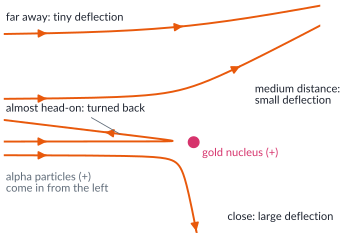

This figure's Python source:
"""Alpha-particle paths near one gold nucleus (Rutherford scattering).

Paths are computed, not sketched: a repulsive inverse-square (Coulomb) force
from a fixed nucleus at the origin, integrated with RK4 from far away.
Units: distance in units of the head-on closest approach d0, speed far away = 1,
so  a = 0.5 * r_hat / r^2  (because 1/2 m v0^2 = k q1 q2 / d0).
Check printed below: each deflection angle matches tan(theta/2) = d0 / (2 b).
Run: python3 -I src/mod8/figures/ch2_alpha_paths.py
"""
import sys, pathlib, math
sys.dont_write_bytecode = True
HERE = pathlib.Path(__file__).resolve().parent
sys.path.insert(0, str(HERE.parents[1] / "common"))
import hscplot
import numpy as np
from matplotlib.patches import Circle


def path(b, x0=-400.0, dt0=0.003, rmax=400.0):
    """Path of an alpha that starts far to the left with impact parameter b."""
    s = np.array([x0, b, 1.0, 0.0])

    def f(st):
        x, y, vx, vy = st
        r3 = (x * x + y * y) ** 1.5
        return np.array([vx, vy, 0.5 * x / r3, 0.5 * y / r3])

    pts = [s[:2].copy()]
    for _ in range(2000000):
        dt = dt0 * max(1.0, math.hypot(s[0], s[1]) / 2)   # bigger steps far away
        k1 = f(s); k2 = f(s + dt / 2 * k1); k3 = f(s + dt / 2 * k2); k4 = f(s + dt * k3)
        s = s + dt / 6 * (k1 + 2 * k2 + 2 * k3 + k4)
        pts.append(s[:2].copy())
        if math.hypot(s[0], s[1]) > rmax and s[0] * s[2] + s[1] * s[3] > 0:
            break
    pts = np.array(pts)
    theta = math.degrees(math.atan2(s[3], s[2]))
    return pts, theta


XMIN, XMAX, YMIN, YMAX = -9.0, 6.0, -4.3, 6.6
fig, ax = hscplot.figure(width_mm=104, height_mm=76)
ax.set_aspect("equal")
ax.axis("off")
ax.grid(False)

# The back-scattered path (tiny b) leaves at a small angle above the axis, so it
# stays below the incoming paths with larger b. The window is chosen so that no
# two paths cross inside the picture (they would cross further out).
# (b, label, text position, point on the path the leader line goes to;
#  (-3.5, 0.389) lies on the outgoing head-on path, checked numerically)
cases = [
    (0.03, "almost head-on: turned back", (-8.9, 1.6), (-3.5, 0.389)),
    (-0.6, "close: large deflection", (1.6, -3.3), None),
    (2.0, "medium distance:\nsmall deflection", (2.9, 2.75), None),
    (5.0, "far away: tiny deflection", (-8.9, 6.15), None),
]
for b, lab, pos, tip in cases:
    pts, theta = path(b)
    expected = 2 * math.degrees(math.atan(1 / (2 * abs(b))))
    print(f"b = {b:5.2f} d0: deflection {abs(theta):6.1f} deg (expected {expected:6.1f})")
    inside = (pts[:, 0] > XMIN - 1) & (pts[:, 0] < XMAX + 1) & \
             (pts[:, 1] > YMIN - 1) & (pts[:, 1] < YMAX + 1)
    idx = np.where(inside)[0]
    p = pts[idx[0]:idx[-1] + 1]          # one continuous piece (clipped by the axes)
    ax.plot(p[:, 0], p[:, 1], color=hscplot.ACCEL, lw=1.4, solid_capstyle="round")
    # arrowheads: one on the way in (x = -7), one on the way out
    i_in = int(np.argmin(np.abs(p[:len(p) // 2, 0] + 7.0)))
    r = np.hypot(p[:, 0], p[:, 1])
    out = np.where((np.arange(len(p)) > np.argmin(r)) & (r > 4.2))[0]
    for i in (i_in, out[0] if len(out) else len(p) - 5):
        ax.annotate("", xy=p[i + 4], xytext=p[i],
                    arrowprops=dict(arrowstyle="-|>", color=hscplot.ACCEL, lw=1.2,
                                    mutation_scale=12))
    if tip is None:
        ax.text(pos[0], pos[1], lab, fontsize=8, color=hscplot.INK, ha="left", va="top",
                linespacing=1.15)
    else:
        ax.annotate(lab, xy=tip, xytext=pos, fontsize=8, color=hscplot.INK, ha="left",
                    va="center", arrowprops=dict(arrowstyle="-", color=hscplot.MUTED,
                                                 lw=0.6, shrinkA=2, shrinkB=0))

ax.add_patch(Circle((0, 0), 0.25, color=hscplot.FORCE, zorder=5))
ax.text(0.4, -0.25, "gold nucleus (+)", fontsize=8, color=hscplot.FORCE, ha="left",
        va="top")
ax.text(-8.9, -1.4, "alpha particles (+)\ncome in from the left", fontsize=8,
        color=hscplot.MUTED, ha="left", va="top", linespacing=1.15)
ax.set_xlim(XMIN, XMAX)
ax.set_ylim(YMIN, YMAX)
hscplot.save(fig, __file__)
